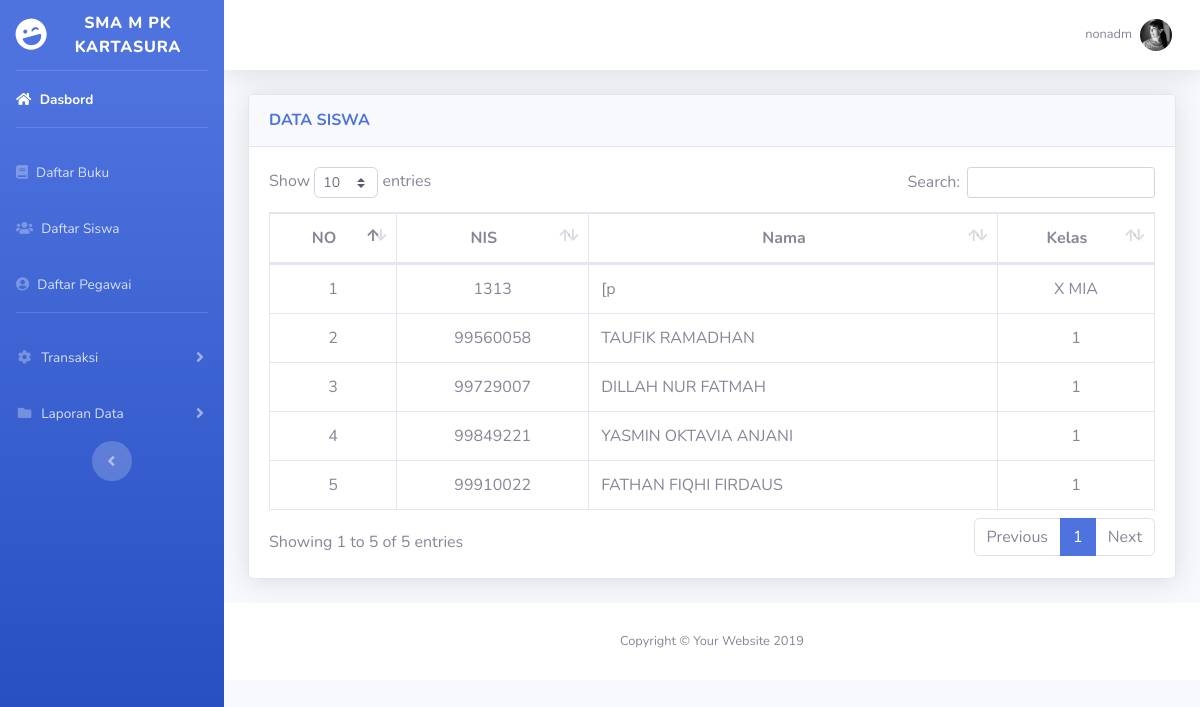
Page /dashborad1.php?page=anggota-nonadm (signed in) on the committed database.
### tables this page shows
CREATE TABLE `anggota` (
  `nis` varchar(15) NOT NULL,
  `nama` varchar(30) NOT NULL,
  `alamat` varchar(30) NOT NULL,
  `kelas` varchar(5) NOT NULL
);

### view/anggota-nonadm.php (the view, shortened to what this page needs)
<?php
            $nis = isset($_GET['nis']) ? $_GET['nis'] : '';
            $delete = "delete from anggota where nis='$nis' ";
            mysqli_query($koneksi, $delete);
            $sql= "SELECT * from anggota ORDER BY anggota.nis";
            $query = mysqli_query($koneksi, $sql);
?>
<link href="vendor/datatables/dataTables.bootstrap4.min.css" rel="stylesheet">
          <div class="card shadow mb-4">
            <div class="card-header py-3">
              <h6 class="m-0 font-weight-bold text-primary">DATA SISWA</h6>
            </div>
            <div class="card-body">
              <div class="table-responsive">
                <table class="table table-bordered" id="dataTable" width="100%" cellspacing="0">
                  <thead>
                    <tr align="center">
                      <th>NO</th>
                      <th>NIS</th>
                      <th>Nama</th>
                      <th>Kelas</th>
                    </tr>
                  </thead>
                  <tbody>
                    <?php
                    $no = 1;
    while($row=mysqli_fetch_array($query)){
       ?>
        <tr>
            <td align="center"><?php echo $no; ?></td>
            <td align="center"><?php echo $row['nis']; ?></td>
            <td><?php echo $row['nama']; ?></td>
            <td align="center"><?php echo $row['kelas']; ?></td>
        </tr>
    <?php $no++ ?>
<?php
}
?>
                  </tbody>
                </table>
            </div>
          </div>
        </div>

### rows in the picture
anggota: nis "1313", nama "[p", kelas "X MIA"
anggota: nis "99560058", nama "TAUFIK RAMADHAN", kelas "1"
anggota: nis "99729007", nama "DILLAH NUR FATMAH", kelas "1"
anggota: nis "99849221", nama "YASMIN OKTAVIA ANJANI", kelas "1"
anggota: nis "99910022", nama "FATHAN FIQHI FIRDAUS", kelas "1"

### other values in the picture
$_SESSION['status'] "nonadm"
